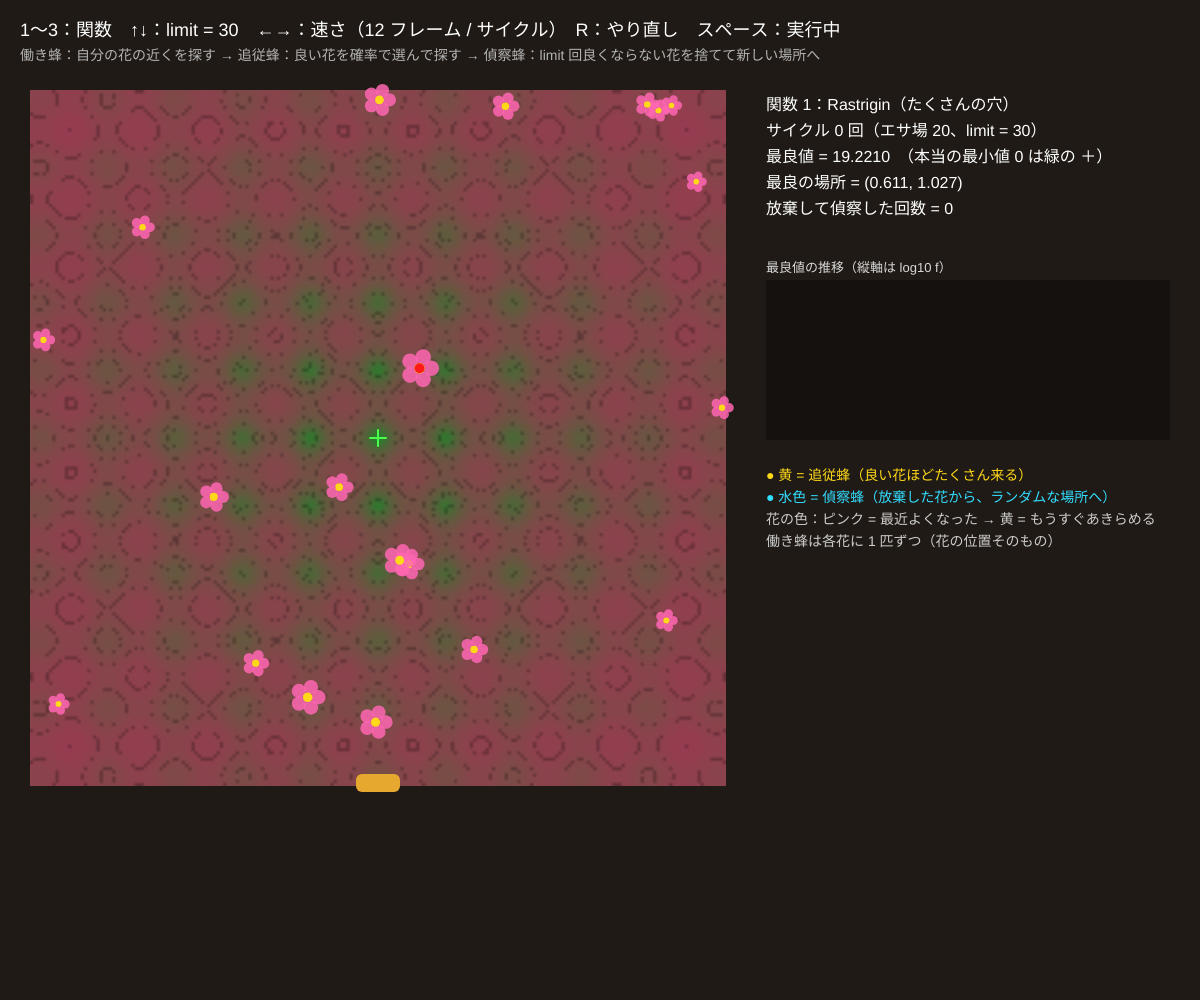
Frame 1 (no input)
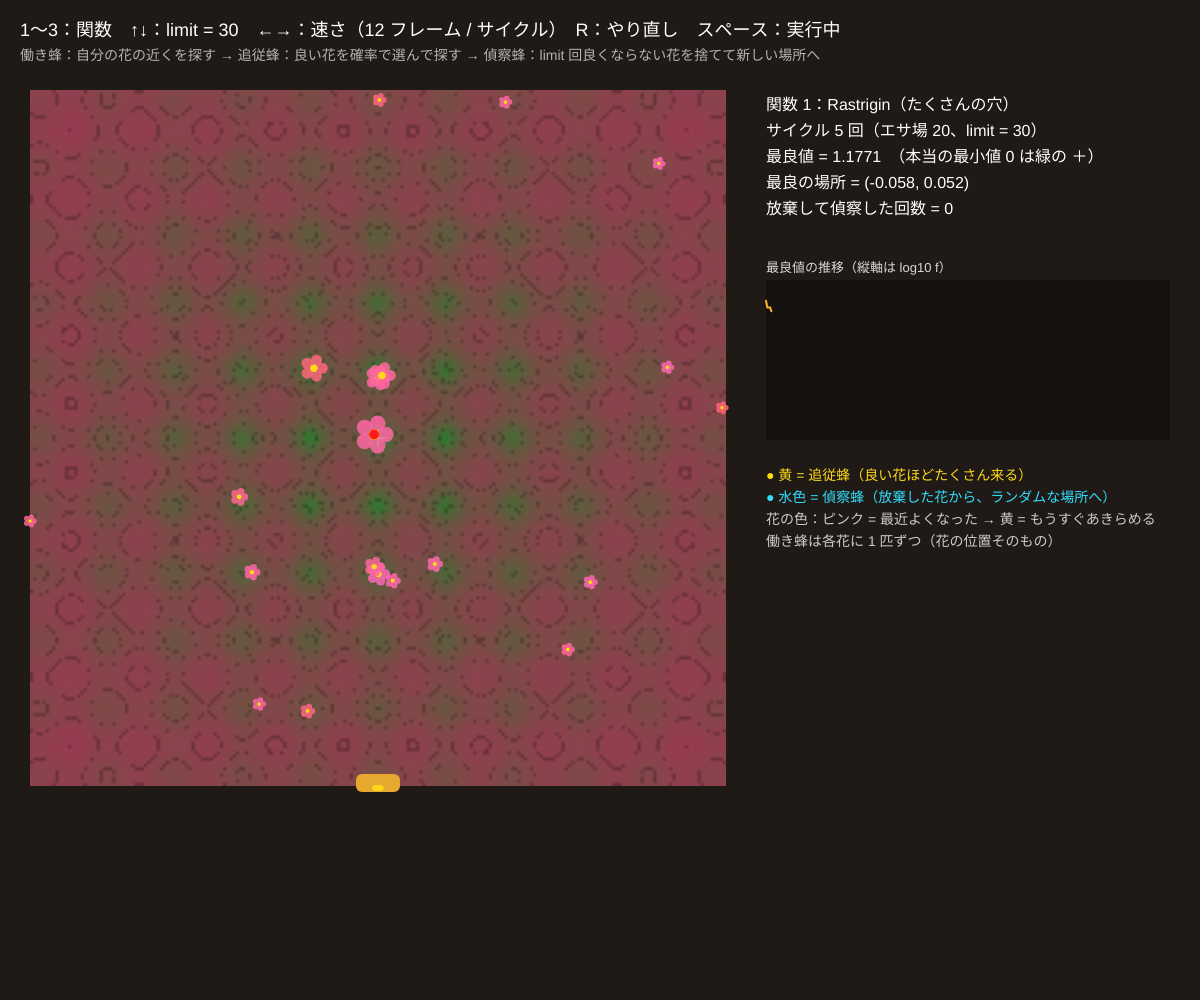
Frame 60 (no input)
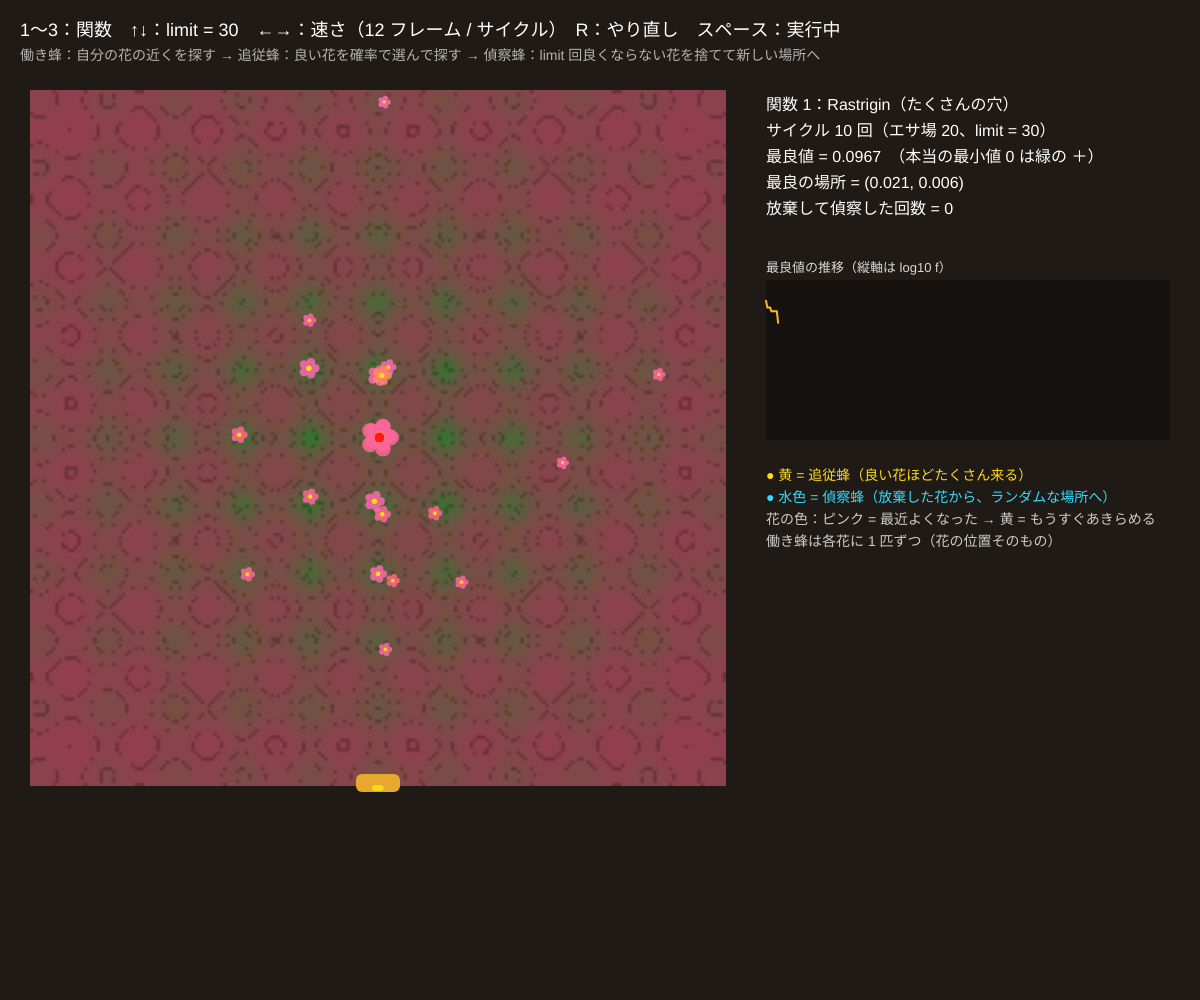
Frame 120 (the mouse pressed at the canvas centre since frame 60)

The p5.js sketch that drew these frames (run headless with seeded random() and noise() and a simulated clock; from frame 60 on, the mouse is pressed at the canvas centre):

// p5.js sketch
// ── sketch.js
// ============================================
// 06 人工蜂コロニー（ABC）─ 働き蜂・追従蜂・偵察蜂の 3 役
// エサ場（花）1 つに働き蜂 1 匹。働き蜂は近くを少し探して、よければ移る。巣で待つ追従蜂は「良いエサ場ほど高い確率」で選んでそこを探す
// limit 回続けて良くならないエサ場は放棄され、偵察蜂がランダムな新しい場所を探しに行く。花の大きさ = エサ場の質、× = 放棄した場所
// 1〜3 = 関数（Rastrigin・Schwefel・Ackley）/ ↑↓ = limit（あきらめるまでの回数）/ ←→ = 速さ / R = やり直し / スペース = 一時停止
// ============================================

let SN = 20;                 // ★ エサ場の数（＝働き蜂の数＝追従蜂の数）
let limit = 30;              // あきらめるまでの回数
let framesPerCycle = 12;     // 1 サイクルを何フレームで見せるか
let fnId = 1;
let foods = [];              // {x, y, f, trial}
let bestVal = Infinity, bestPos = { x: 0, y: 0 }, cycleCount = 0, abandonCount = 0;
let hist = [], onlookers = [], scouts = [], ghosts = [];
let field, paused = false;
const FUNCS = [
  { name: 'Rastrigin（たくさんの穴）', lo: -5.12, hi: 5.12, f: (x, y) => 20 + x * x - 10 * Math.cos(2 * Math.PI * x) + y * y - 10 * Math.cos(2 * Math.PI * y), opt: [0, 0] },
  { name: 'Schwefel（いちばん深い穴が隅にある）', lo: -500, hi: 500, f: (x, y) => 837.9658 - x * Math.sin(Math.sqrt(Math.abs(x))) - y * Math.sin(Math.sqrt(Math.abs(y))), opt: [420.9687, 420.9687] },
  { name: 'Ackley（平らな高原に深い穴）', lo: -5, hi: 5, f: (x, y) => -20 * Math.exp(-0.2 * Math.sqrt(0.5 * (x * x + y * y))) - Math.exp(0.5 * (Math.cos(2 * Math.PI * x) + Math.cos(2 * Math.PI * y))) + Math.E + 20, opt: [0, 0] },
];

function setup() {
  createCanvas(windowWidth, windowHeight);
  colorMode(HSB, 360, 100, 100, 100);
  field = createGraphics(220, 220); field.pixelDensity(1);
  chooseFn(1);
}
function curFn() { return FUNCS[fnId - 1]; }
function evalF(x, y) { let v = curFn().f(x, y); return isFinite(v) ? Math.max(v, 0) : 1e9; }
function fitness(f) { return 1 / (1 + f); }
function randomFood() { let fn = curFn(), x = fn.lo + Math.random() * (fn.hi - fn.lo), y = fn.lo + Math.random() * (fn.hi - fn.lo); return { x, y, f: evalF(x, y), trial: 0 }; }
function chooseFn(id) { fnId = id; drawField(); restart(); }
function restart() {
  foods = []; for (let i = 0; i < SN; i++) foods.push(randomFood());
  bestVal = Infinity; cycleCount = 0; abandonCount = 0; hist = []; onlookers = []; scouts = []; ghosts = [];
  memorize();
}
function memorize() { for (let s of foods) if (s.f < bestVal) { bestVal = s.f; bestPos = { x: s.x, y: s.y }; } }

// ★ エサ場 i の近くを探す：v = x ＋ φ (x − x_k)（ほかのエサ場 k との差を使う）。良ければ移る（貪欲）
function tryNeighbour(i) {
  let fn = curFn(), s = foods[i], k = Math.floor(Math.random() * (SN - 1)); if (k >= i) k++;
  let phi = Math.random() * 2 - 1, nx = s.x, ny = s.y;
  if (Math.random() < 0.5) nx = constrain(s.x + phi * (s.x - foods[k].x), fn.lo, fn.hi);
  else ny = constrain(s.y + phi * (s.y - foods[k].y), fn.lo, fn.hi);
  let nv = evalF(nx, ny);
  if (nv < s.f) { s.x = nx; s.y = ny; s.f = nv; s.trial = 0; return true; }
  s.trial++; return false;
}

// ★ ABC の 1 サイクル：働き蜂 → 追従蜂 → 偵察蜂
function abcCycle() {
  for (let i = 0; i < SN; i++) tryNeighbour(i);                              // 働き蜂
  let fits = foods.map((s) => fitness(s.f)), total = fits.reduce((a, b) => a + b, 0);
  onlookers = [];
  for (let n = 0; n < SN; n++) {                                             // 追従蜂：ルーレットで選ぶ
    let r = Math.random() * total, i = 0;
    while (i < SN - 1 && r > fits[i]) { r -= fits[i]; i++; }
    tryNeighbour(i); onlookers.push(i);
  }
  memorize();
  scouts = [];
  let worst = -1;
  for (let i = 0; i < SN; i++) if (foods[i].trial > limit && (worst < 0 || foods[i].trial > foods[worst].trial)) worst = i;
  if (worst >= 0) {                                                          // 偵察蜂：1 サイクルに 1 匹まで
    ghosts.push({ x: foods[worst].x, y: foods[worst].y, life: 1 });
    let nf0 = randomFood();
    scouts.push({ fx: foods[worst].x, fy: foods[worst].y, tx: nf0.x, ty: nf0.y });
    foods[worst] = nf0; abandonCount++;
    memorize();
  }
  cycleCount++;
  hist.push(Math.log10(Math.max(bestVal, 1e-12)));
  if (hist.length > 300) hist.shift();
}

function draw() {
  background(30, 30, 12);
  if (!paused && frameCount % framesPerCycle === 0) abcCycle();
  let tCyc = (frameCount % framesPerCycle) / framesPerCycle;
  let fn = curFn(), sz = Math.min(height - 110, width * 0.58), ox = 30, oy = 90;
  let SX = (x) => ox + ((x - fn.lo) / (fn.hi - fn.lo)) * sz, SY = (y) => oy + sz - ((y - fn.lo) / (fn.hi - fn.lo)) * sz;
  image(field, ox, oy, sz, sz);
  noFill(); stroke(120, 70, 100); strokeWeight(2);
  line(SX(fn.opt[0]) - 8, SY(fn.opt[1]), SX(fn.opt[0]) + 8, SY(fn.opt[1])); line(SX(fn.opt[0]), SY(fn.opt[1]) - 8, SX(fn.opt[0]), SY(fn.opt[1]) + 8);
  // 放棄した場所（×）
  stroke(0, 0, 100); strokeWeight(2);
  for (let g of ghosts) { stroke(0, 0, 100, g.life * 80); let x = SX(g.x), y = SY(g.y); line(x - 6, y - 6, x + 6, y + 6); line(x - 6, y + 6, x + 6, y - 6); g.life -= 0.01; }
  ghosts = ghosts.filter((g) => g.life > 0);
  // 花（エサ場）：大きさ = 質。色 = あきらめ度（trial / limit）
  let fmax = Math.max(...foods.map((s) => fitness(s.f)));
  noStroke();
  for (let s of foods) {
    let q = fitness(s.f) / fmax, x = SX(s.x), y = SY(s.y), r = 8 + 18 * q;
    fill((330 + 80 * Math.min(1, s.trial / limit)) % 360, 60, 100, 85);
    for (let p = 0; p < 5; p++) circle(x + Math.cos((p * Math.PI * 2) / 5) * r * 0.45, y + Math.sin((p * Math.PI * 2) / 5) * r * 0.45, r * 0.6);
    fill(50, 90, 100); circle(x, y, r * 0.4);
  }
  // 巣と蜂
  let hx = ox + sz / 2, hy = oy + sz + 2;
  fill(40, 80, 90); rect(hx - 22, hy - 14, 44, 18, 6);
  fill(50, 90, 100);
  for (let i of onlookers) {                                 // 追従蜂：巣からエサ場へ
    let s = foods[i], e = tCyc < 0.5 ? tCyc * 2 : 2 - tCyc * 2;
    circle(lerp(hx, SX(s.x), e) + Math.sin(frameCount * 0.7 + i) * 3, lerp(hy, SY(s.y), e), 5);
  }
  fill(190, 80, 100);
  for (let sc of scouts) circle(lerp(SX(sc.fx), SX(sc.tx), tCyc), lerp(SY(sc.fy), SY(sc.ty), tCyc), 8);   // 偵察蜂
  fill(0, 90, 100); circle(SX(bestPos.x), SY(bestPos.y), 10);

  // ---- 右：数字とグラフ
  let gx = ox + sz + 40, gw = width - gx - 30;
  fill(0, 0, 100); textSize(16);
  let info = ['関数 ' + fnId + '：' + fn.name, 'サイクル ' + cycleCount + ' 回（エサ場 ' + SN + '、limit = ' + limit + '）',
    '最良値 = ' + (bestVal < 1e-4 ? bestVal.toExponential(2) : nf(bestVal, 1, 4)) + '　（本当の最小値 0 は緑の ＋）',
    '最良の場所 = (' + nf(bestPos.x, 1, 3) + ', ' + nf(bestPos.y, 1, 3) + ')', '放棄して偵察した回数 = ' + abandonCount];
  for (let i = 0; i < info.length; i++) text(info[i], gx, 110 + i * 26);
  drawPlot(hist, gx, 280, gw, 160, -12, 3, color(40, 85, 100), '最良値の推移（縦軸は log10 f）');
  noStroke(); textSize(14);
  fill(50, 90, 100); text('● 黄 = 追従蜂（良い花ほどたくさん来る）', gx, 480);
  fill(190, 80, 100); text('● 水色 = 偵察蜂（放棄した花から、ランダムな場所へ）', gx, 502);
  fill(0, 0, 80); text('花の色：ピンク = 最近よくなった → 黄 = もうすぐあきらめる', gx, 524);
  text('働き蜂は各花に 1 匹ずつ（花の位置そのもの）', gx, 546);

  fill(0, 0, 100); textSize(18);
  text('1〜3：関数　↑↓：limit = ' + limit + '　←→：速さ（' + framesPerCycle + ' フレーム / サイクル）　R：やり直し　スペース：' + (paused ? '停止中' : '実行中'), 20, 36);
  fill(0, 0, 70); textSize(14);
  text('働き蜂：自分の花の近くを探す → 追従蜂：良い花を確率で選んで探す → 偵察蜂：limit 回良くならない花を捨てて新しい場所へ', 20, 60);
}

function keyPressed() {
  let n = parseInt(key);
  if (n >= 1 && n <= 3) chooseFn(n);
  if (key === UP_ARROW) limit = Math.min(limit + 5, 200);
  if (key === DOWN_ARROW) limit = Math.max(limit - 5, 5);
  if (key === RIGHT_ARROW) framesPerCycle = Math.max(framesPerCycle - 2, 1);
  if (key === LEFT_ARROW) framesPerCycle = Math.min(framesPerCycle + 2, 40);
  if (key === 'r' || key === 'R') restart();
  if (key === ' ') paused = !paused;
}

// ---------- やってみよう ----------
// 1. 2（Schwefel）は一番深い穴が右上の隅にある。ABC は見つけられる？ PSO（05）でも試して比べよう
// 2. limit を 5 にすると偵察が増えて「広く浅く」、200 にすると偵察がほぼなくなり「狭く深く」。どちらが速く 0 に近づく？
// 3. 追従蜂がどの花に集まるか見よう。良い花に集中しすぎると何が困る？
// 4. SN を 5 と 50 で比べる。同じサイクル数での最良値は？（数が多いと 1 サイクルの計算も多い）
// 5. 本物のミツバチは 8 の字ダンスで良い花を教える（12 で詳しく）。ABC の「ルーレットで選ぶ」がダンスの代わり

// ==================================================
// ここから下は「描くための道具」です（等高線・グラフ）
// ==================================================
function drawField() {
  let fn = curFn(), W = field.width, vals = [], vmax = 0;
  for (let j = 0; j < W; j++) for (let i = 0; i < W; i++) {
    let x = fn.lo + ((i + 0.5) / W) * (fn.hi - fn.lo), y = fn.hi - ((j + 0.5) / W) * (fn.hi - fn.lo);
    let v = Math.log(1 + evalF(x, y)); vals.push(v); vmax = Math.max(vmax, v);
  }
  field.loadPixels();
  for (let k = 0; k < vals.length; k++) {
    let t = vals[k] / vmax, band = (t * 14) % 1 < 0.08 ? 0.75 : 1;
    field.pixels[k * 4] = (30 + 120 * t) * band; field.pixels[k * 4 + 1] = (60 + 70 * (1 - t)) * band; field.pixels[k * 4 + 2] = (40 + 40 * t) * band; field.pixels[k * 4 + 3] = 255;
  }
  field.updatePixels();
}
function drawPlot(arr, x, y, w, h, lo, hi, c, title) {
  noStroke(); fill(0, 0, 0, 35); rect(x, y, w, h);
  fill(0, 0, 85); textSize(13); text(title, x, y - 8);
  if (arr.length < 2) return;
  noFill(); stroke(c); strokeWeight(2);
  beginShape();
  for (let i = 0; i < arr.length; i++) vertex(x + (i / 299) * w, y + h - constrain((arr[i] - lo) / (hi - lo), 0, 1) * h);
  endShape();
}
